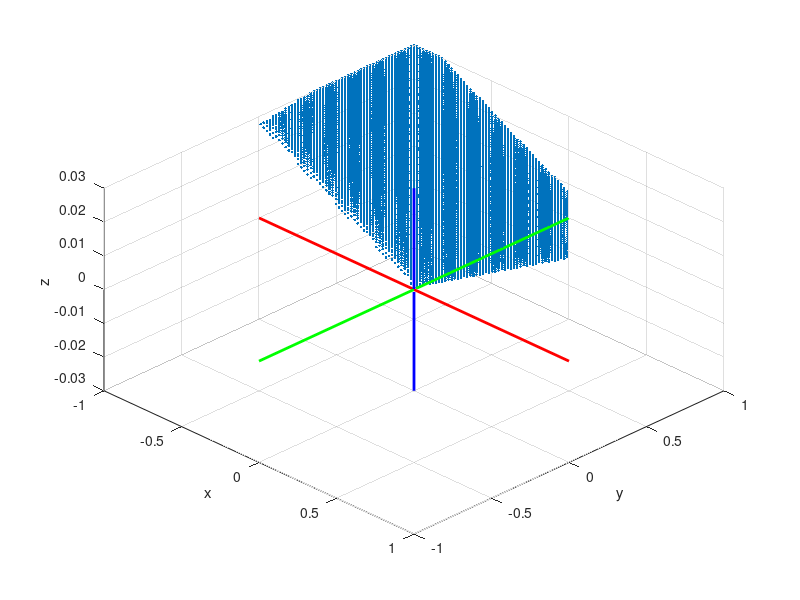

The MATLAB script that drew this image:
% 凸包の内部点を見つけるためのサンプリング範囲とステップサイズを設定
x_range = linspace(-1, 1, 100);
y_range = linspace(-1, 1, 100);
z_range = linspace(-0.03, 0.03, 100);

% 内部点を保存するための配列を初期化
internal_points = [];

% すべてのx, y, zの組み合わせに対して条件をチェック
for x = x_range
    for y = y_range
        for z = z_range
            % すべての不等式を満たすかチェック
            if (0.0275*x - 0.0075*y + z <= 0) && (-0.0275*x - 0.0125*y - z <= 0) && (0.02*x <= 0)
                % 条件を満たす点を配列に追加
                internal_points = [internal_points; x, y, z];
            end
        end
    end
end

% プロット初期化
figure;
hold on;

plot3(internal_points(:,1), internal_points(:,2),internal_points(:,3), '.');

% 軸ラベル
xlabel('x');
ylabel('y');
zlabel('z');

% 表示範囲の設定
%axis equal;
xlim([-1, 1]);
ylim([-1, 1]);
zlim([-0.03, 0.03]);

% グリッド表示
grid on;

% X軸
line([min(get(gca, 'XLim')) max(get(gca, 'XLim'))], [0 0], [0 0], 'Color', 'red', 'LineWidth', 2);

% Y軸
line([0 0], [min(get(gca, 'YLim')) max(get(gca, 'YLim'))], [0 0], 'Color', 'green', 'LineWidth', 2);

% Z軸
line([0 0], [0 0], [min(get(gca, 'ZLim')) max(get(gca, 'ZLim'))], 'Color', 'blue', 'LineWidth', 2);

view(45, 45);

hold off;